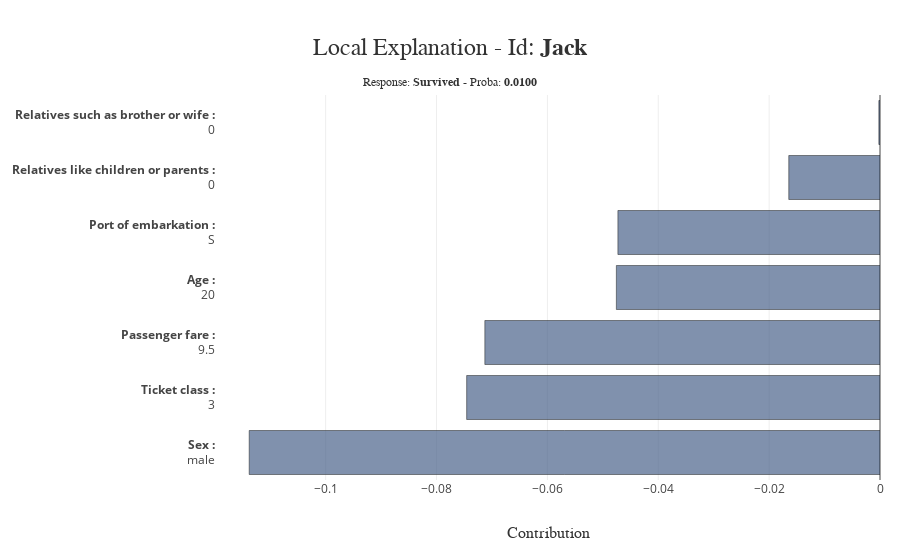

Notebook code cell kept with this figure:
### Markdown cell above
## What about Jack?

### Code cell
idx = 'Jack'
xpl.plot.local_plot(index=idx)

### Figure 1 — Plotly figure (JSON) as saved in the notebook; plotly's stock layout.template omitted (floating-point values rounded to 4 significant figures)
{"data": [{"customdata": ["<b>Sex :</b><br />male"], "hovertemplate": "%{customdata}<br />Contribution: %{x:.4f}<extra></extra>", "marker": {"color": "rgba(74, 99, 138, 0.7)", "line": {"color": "rgba(27, 28, 28, 1.0)", "width": 0.5}}, "orientation": "h", "showlegend": false, "type": "bar", "x": [-0.1138], "y": ["<b>Sex :</b><br />male"]}, {"customdata": ["<b>Ticket class :</b><br />3"], "hovertemplate": "%{customdata}<br />Contribution: %{x:.4f}<extra></extra>", "marker": {"color": "rgba(74, 99, 138, 0.7)", "line": {"color": "rgba(27, 28, 28, 1.0)", "width": 0.5}}, "orientation": "h", "showlegend": false, "type": "bar", "x": [-0.07456], "y": ["<b>Ticket class :</b><br />3"]}, {"customdata": ["<b>Passenger fare :</b><br />9.5"], "hovertemplate": "%{customdata}<br />Contribution: %{x:.4f}<extra></extra>", "marker": {"color": "rgba(74, 99, 138, 0.7)", "line": {"color": "rgba(27, 28, 28, 1.0)", "width": 0.5}}, "orientation": "h", "showlegend": false, "type": "bar", "x": [-0.07128], "y": ["<b>Passenger fare :</b><br />9.5"]}, {"customdata": ["<b>Age :</b><br />20"], "hovertemplate": "%{customdata}<br />Contribution: %{x:.4f}<extra></extra>", "marker": {"color": "rgba(74, 99, 138, 0.7)", "line": {"color": "rgba(27, 28, 28, 1.0)", "width": 0.5}}, "orientation": "h", "showlegend": false, "type": "bar", "x": [-0.04756], "y": ["<b>Age :</b><br />20"]}, {"customdata": ["<b>Port of embarkation :</b><br />S"], "hovertemplate": "%{customdata}<br />Contribution: %{x:.4f}<extra></extra>", "marker": {"color": "rgba(74, 99, 138, 0.7)", "line": {"color": "rgba(27, 28, 28, 1.0)", "width": 0.5}}, "orientation": "h", "showlegend": false, "type": "bar", "x": [-0.04728], "y": ["<b>Port of embarkation :</b><br />S"]}, {"customdata": ["<b>Relatives like children or parents :</b><br />0"], "hovertemplate": "%{customdata}<br />Contribution: %{x:.4f}<extra></extra>", "marker": {"color": "rgba(74, 99, 138, 0.7)", "line": {"color": "rgba(27, 28, 28, 1.0)", "width": 0.5}}, "orientation": "h", "showlegend": false, "type": "bar", "x": [-0.01646], "y": ["<b>Relatives like children or parents :</b><br />0"]}, {"customdata": ["<b>Relatives such as brother or wife :</b><br />0"], "hovertemplate": "%{customdata}<br />Contribution: %{x:.4f}<extra></extra>", "marker": {"color": "rgba(74, 99, 138, 0.7)", "line": {"color": "rgba(27, 28, 28, 1.0)", "width": 0.5}}, "orientation": "h", "showlegend": false, "type": "bar", "x": [-0.0002079], "y": ["<b>Relatives such as brother or wife :</b><br />0"]}], "layout": {"barmode": "group", "height": 550, "hovermode": "closest", "margin": {"b": 70, "l": 150, "r": 20, "t": 95}, "title": {"font": {"color": "rgb(50, 50, 50)", "family": "Arial", "size": 24}, "text": "Local Explanation - Id: <b>Jack</b><span style='font-size: 12px;'><br />Response: <b>Survived</b> - Proba: <b>0.0100</b></span>", "x": 0.5, "xanchor": "center", "y": 0.9, "yanchor": "middle"}, "width": 900, "xaxis": {"automargin": true, "title": {"font": {"color": "rgb(50, 50, 50)", "family": "Arial Black", "size": 16}, "text": "Contribution"}}, "yaxis": {"automargin": true, "title": {"font": {"color": "rgb(50, 50, 50)", "family": "Arial Black", "size": 16}}, "type": "category"}}}
